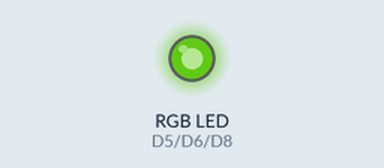
Simulated run of this sketch. Board: ESP8266 (NodeMCU). Shown: an RGB LED mixed from three pins (HIGH = lit). Dim RGB values are drawn brighter than linear.

Above: at 0.1 s.
Timing chart, 0 to 1.6 s (numbered marks = the images above):
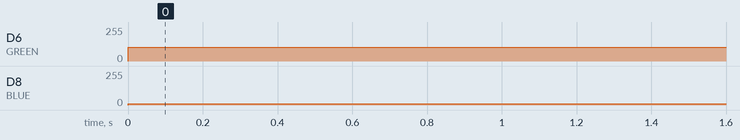

Measured:
- by itself, D6 (GREEN): 0/255 → 105/255 at 0.00 s
- by itself, D8 (BLUE): 0/255 → 10/255 at 0.00 s

The sketch:

Node_RGB.ino
```cpp
#include "ESP8266WiFi.h"
#define RED D5
#define GREEN D6
#define BLUE  D8
void setup() {
  // put your setup code here, to run once:
Serial.begin(9600);
pinMode(RED,OUTPUT);
pinMode(GREEN,OUTPUT);
pinMode(BLUE,OUTPUT);
}

void loop() {
  // put your main code here, to run repeatedly:
//digitalWrite(RED,LOW);
//digitalWrite(BLUE,LOW);
//digitalWrite(GREEN,LOW);
//delay(1000);
//digitalWrite(RED,HIGH);
//delay(1000);
//digitalWrite(BLUE,HIGH);
//delay(1000);
//digitalWrite(GREEN,HIGH);
//delay(1000);
//digitalWrite(RED,LOW);
//digitalWrite(BLUE,LOW);
//digitalWrite(GREEN,LOW);
//delay(2000);
analogWrite(RED,50);
analogWrite(BLUE,10);
analogWrite(GREEN,105);
}
```
